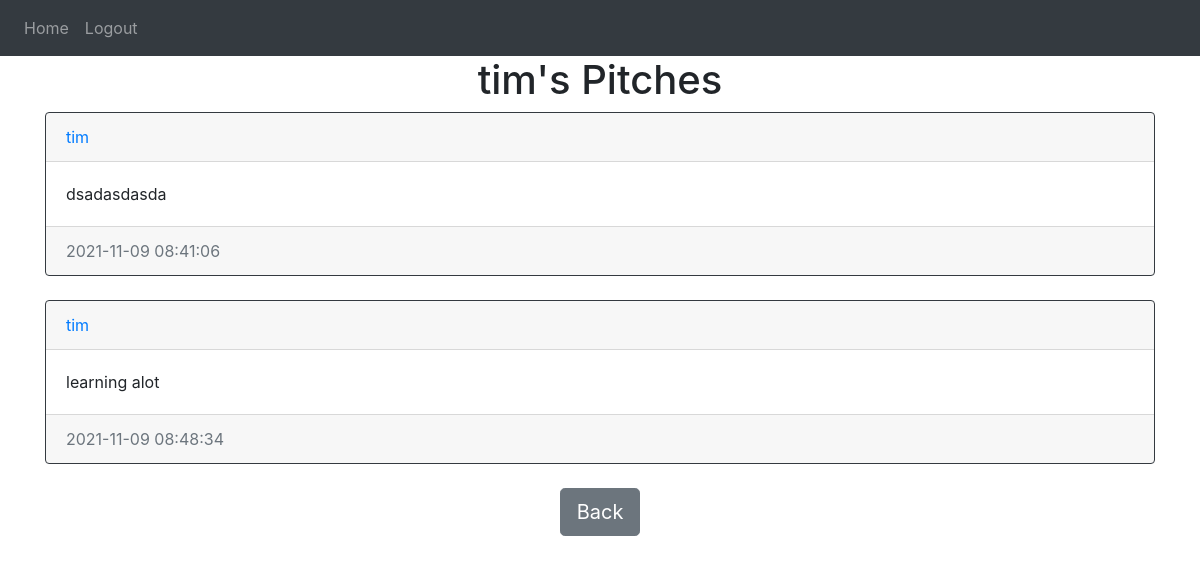
The app's page /pitches/tim (signed in) with its own data.
### website/models.py (models this page shows)
class User(db.Model, UserMixin):
    id = db.Column(db.Integer, primary_key=True)
    email = db.Column(db.String(150), unique=True)
    username = db.Column(db.String(150), unique=True)
    password = db.Column(db.String(150))
    date_created = db.Column(db.DateTime(timezone=True), default=func.now())
    posts = db.relationship('Post', backref='user', passive_deletes=True)
    comments = db.relationship('Comment', backref='user', passive_deletes=True)

class Post(db.Model):
    id = db.Column(db.Integer, primary_key=True)
    text = db.Column(db.Text, nullable=False)
    date_created = db.Column(db.DateTime(timezone=True), default=func.now())
    author = db.Column(db.Integer, db.ForeignKey('user.id', ondelete="CASCADE"), nullable=False)
    comments = db.relationship('Comment', backref='post', passive_deletes=True)

### website/views.py (the view)
@views.route('/pitches/<username>')
@login_required
def pitches(username):
    user = User.query.filter_by(username=username).first()
    if not user:
        flash('No user with that username exists.', category='error')
        return redirect(url_for('views.home'))
    posts = user.posts
    return render_template('pitches.html',user=current_user,posts=posts,username=username)

### website/__init__.py (called while the page is built)
def create_app():
    app = Flask(__name__)
    app.config['SECRET_KEY'] = 'eowqiepowqipeoeoqwpeoiwpqoei'
    app.config['SQLALCHEMY_DATABASE_URI'] = f'sqlite:///{DB_NAME}'
    db.init_app(app)
    from .views import views
    from .auth import auth
    app.register_blueprint(views, url_prefix='/')
    app.register_blueprint(auth, url_prefix='/')
    from .models import User, Post
    login_manager =LoginManager()
    login_manager.login_view = 'auth.login'
    login_manager.init_app(app)
    @login_manager.user_loader
    def load_user(id):
        return User.query.get(int(id))
    create_database(app)
    return app

### website/templates/pitches.html (shortened to what this page needs)
{% extends 'pitch_div.html' %}
{% block header %}
{{username}}'s Pitches
{% endblock %}
{% block footer %}
<div align="center">
    <a href="/home"
      ><button type="button" class="btn btn-secondary btn-lg">Back</button></a
    >
  </div>
{% endblock %}

### website/templates/pitch_div.html (shortened to what this page needs)
{% extends 'base.html' %}
{% block content %}
<h1 align="center"> {% block header %}Pitches{% endblock %}</h1>
<div id="posts">
  {% for post in posts %}
  <div class="card border-dark">
    <div class="card-header d-flex justify-content-between align-items-center">
      <a href="/pitches/{{post.user.username}}">{{post.user.username}}</a>
    </div>
    <div class="card-body">
      <div class="card-text">{{post.text}}</div>
    </div>
    <div class="card-footer text-muted">{{post.date_created}}</div>
  </div>
  <br>
  {% endfor %}
</div>
{% block footer %}{% endblock %}
{% endblock %}

### website/templates/base.html (shortened to what this page needs)
<!DOCTYPE html>
<html>
  <head>
    <link
      rel="stylesheet"
      href="https://stackpath.bootstrapcdn.com/bootstrap/4.4.1/css/bootstrap.min.css"
    />
    <link
      rel="stylesheet"
      href="https://stackpath.bootstrapcdn.com/font-awesome/4.7.0/css/font-awesome.min.css"
    />
  </head>
  <body>
    <nav class="navbar navbar-expand-lg navbar-dark bg-dark">
      <div class="collapse navbar-collapse" id="navbar">
        <div class="navbar-nav">
          {% if user.is_authenticated %}
          <a class="nav-item nav-link" id="home" href="/">Home</a>
          <a class="nav-item nav-link" id="logout" href="/logout">Logout</a>
          {% else %}
          <a class="nav-item nav-link" id="login" href="/login">Login</a>
          <a class="nav-item nav-link" id="signUp" href="/sign-up">Sign Up</a>
          {% endif %}
        </div>
      </div>
    </nav>
    <div class="container">{% block content %} {% endblock %}</div>
  </body>
</html>

### records on screen
User: username "tim"
Post: user.username "tim", text "dsadasdasda", date_created "2021-11-09 08:41:06"
Post: user.username "tim", text "learning alot", date_created "2021-11-09 08:48:34"
